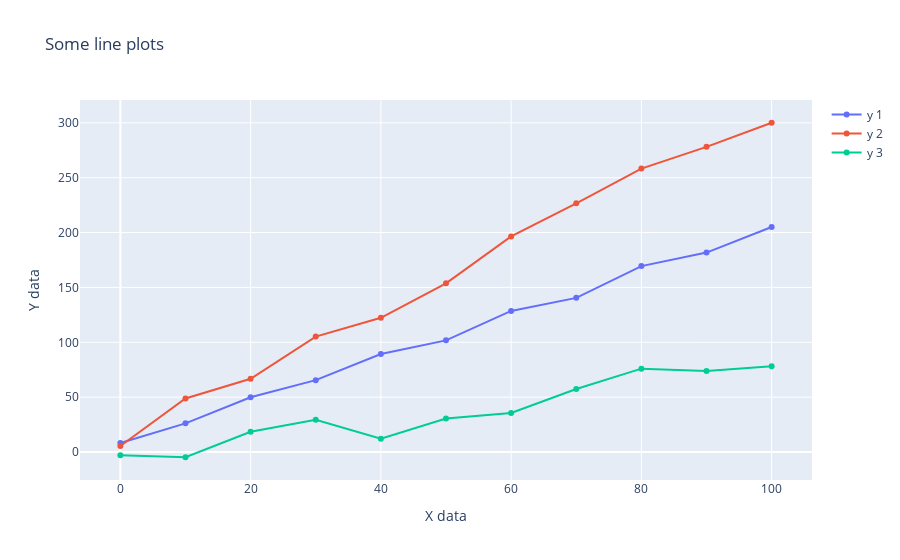

Notebook code for this chart:
### Markdown cell above
## Line Plots

https://plotly.com/python/line-charts/

### Code cell
x_data = [0, 10, 20, 30, 40, 50, 60, 70, 80, 90, 100]
y_data_1 = [2 * x + 10 * random() for x in x_data]
y_data_2 = [3 * x - 1 + 20 * random() for x in x_data]
y_data_3 = [x + 1 - 30 * random() for x in x_data]

fig = go.Figure(data=[
    go.Scatter(x=x_data,  y=y_data_1, name='y 1'),
    go.Scatter(x=x_data,  y=y_data_2, name='y 2'),
    go.Scatter(x=x_data,  y=y_data_3, name='y 3')
])
fig.update_layout(
    title="Some line plots",
    xaxis_title="X data",
    yaxis_title="Y data"
)
fig.show()

### Figure 1 — Plotly figure (JSON) as saved in the notebook; plotly's stock layout.template omitted (floating-point values rounded to 4 significant figures)
{"data": [{"name": "y 1", "type": "scatter", "x": [0, 10, 20, 30, 40, 50, 60, 70, 80, 90, 100], "y": [8.204, 26.13, 49.94, 65.49, 89.38, 101.8, 128.6, 140.5, 169.4, 181.8, 205.1]}, {"name": "y 2", "type": "scatter", "x": [0, 10, 20, 30, 40, 50, 60, 70, 80, 90, 100], "y": [5.523, 48.84, 66.77, 105.2, 122.3, 153.8, 196.5, 226.6, 258.3, 278.1, 300.1]}, {"name": "y 3", "type": "scatter", "x": [0, 10, 20, 30, 40, 50, 60, 70, 80, 90, 100], "y": [-2.92, -4.76, 18.43, 29.48, 12.14, 30.53, 35.58, 57.5, 75.96, 73.93, 78.2]}], "layout": {"title": {"text": "Some line plots"}, "xaxis": {"title": {"text": "X data"}}, "yaxis": {"title": {"text": "Y data"}}}}
